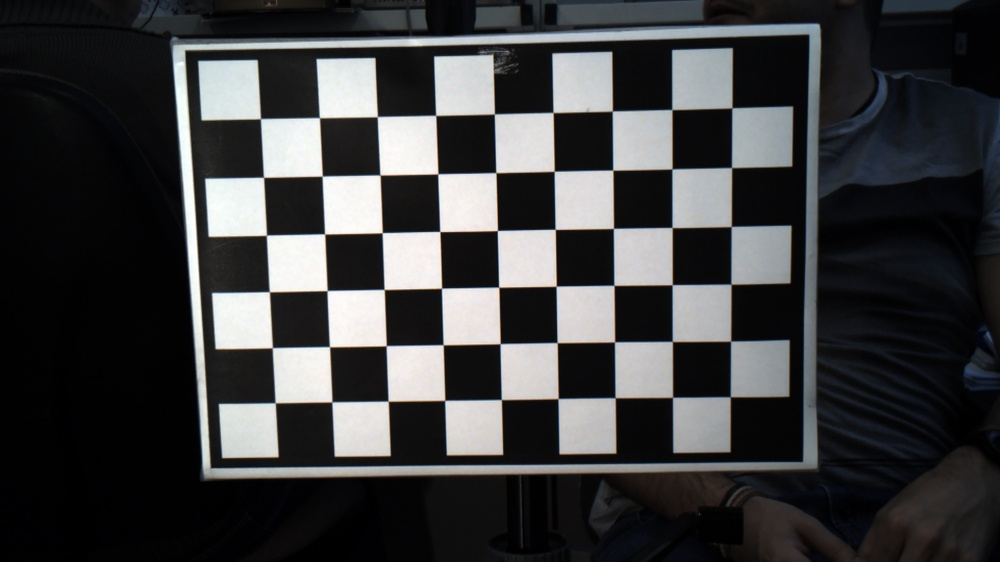
#> input picture Desarrollo_Software/Camera_array/images_calib/CAM0_01.jpg, 1000 x 562 px, shrunk from 1920 x 1080 before the run
$ python simple_cb.py ../images_calib/CAM0_01.jpg   (Python 2 division)
#> lines starting #> are read from the running program, lines starting #| are printed output that depends on the picture; after the words box and inside, x2 and y2 are one past the last pixel; in counts of white or black regions, pixels touching at a corner belong together
#> further down, img is the input picture: shape (562, 1000, 3); mean B, G, R 62.7, 61.7, 61.2
'''
This file is part of the University of la Laguna distribution.
Copyright (c) 2018 Ivan Rodriguez Mendez and Fernado Luis Rosa Gonzalez.

This program is free software: you can redistribute it and/or modify
it under the terms of the GNU General Public License as published by
the Free Software Foundation, version 3.

This program is distributed in the hope that it will be useful, but
WITHOUT ANY WARRANTY; without even the implied warranty of
MERCHANTABILITY or FITNESS FOR A PARTICULAR PURPOSE. See the GNU
General Public License for more details.

You should have received a copy of the GNU General Public License
along with this program. If not, see <http://www.gnu.org/licenses/>.
'''

import cv2
import math
import numpy as np
import sys

def apply_mask(matrix, mask, fill_value):
    masked = np.ma.array(matrix, mask=mask, fill_value=fill_value)
    return masked.filled()

def apply_threshold(matrix, low_value, high_value):
    low_mask = matrix < low_value
    matrix = apply_mask(matrix, low_mask, low_value)

    high_mask = matrix > high_value
    matrix = apply_mask(matrix, high_mask, high_value)

    return matrix

def simplest_cb(img, percent):
#> called with percent = 1
    assert img.shape[2] == 3
    assert percent > 0 and percent < 100

    half_percent = percent / 200.0

    channels = cv2.split(img)

    out_channels = []
    for channel in channels:
        assert len(channel.shape) == 2
        # find the low and high precentile values (based on the input percentile)
        height, width = channel.shape
        vec_size = width * height
        flat = channel.reshape(vec_size)

        assert len(flat.shape) == 1

        flat = np.sort(flat)

        n_cols = flat.shape[0]
        f = int(math.floor(n_cols * half_percent))
        low_val  = flat[f]
        high_val = flat[int(math.ceil( n_cols * (1.0 - half_percent)))]

        print "Lowval: ", low_val
        print "Highval: ", high_val

        # saturate below the low percentile and above the high percentile
        thresholded = apply_threshold(channel, low_val, high_val)
        # scale the channel
        normalized = cv2.normalize(thresholded, thresholded.copy(), 0, 255, cv2.NORM_MINMAX)
        out_channels.append(normalized)
#> this loop made 3 passes
#> high_val on passes 1 to 3: 248, 250, 250
#| Lowval:  0
#| Highval:  248
#| Lowval:  0
#| Highval:  250
#| Lowval:  0
#| Highval:  250
#> pass 1, in apply_mask, `masked = np.ma.array(matrix, mask=mask, fill_value=fill_value)`:
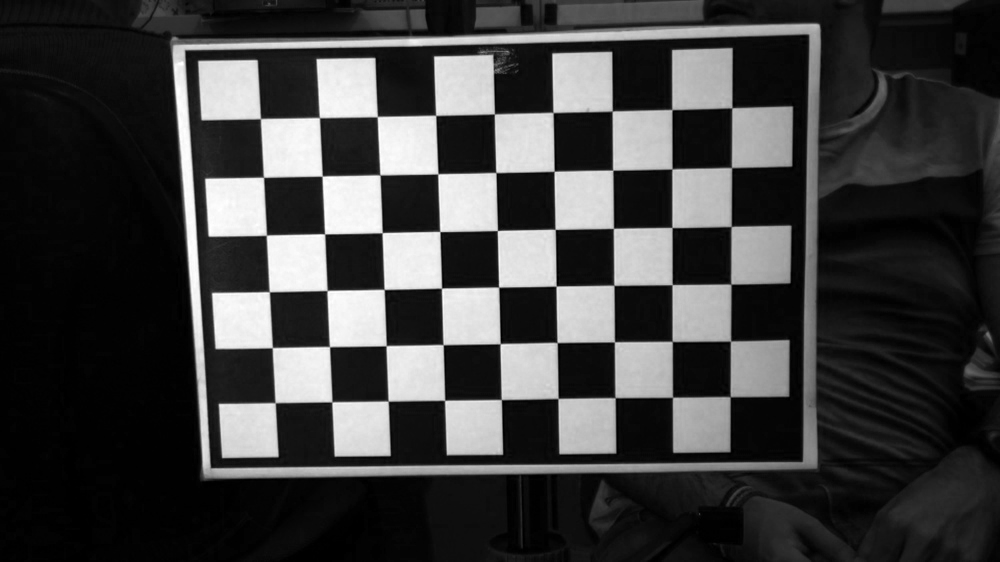
#> masked: shape (562, 1000); min 0, max 255, mean 62.7
#> pass 1, in apply_threshold, `high_mask = matrix > high_value`:
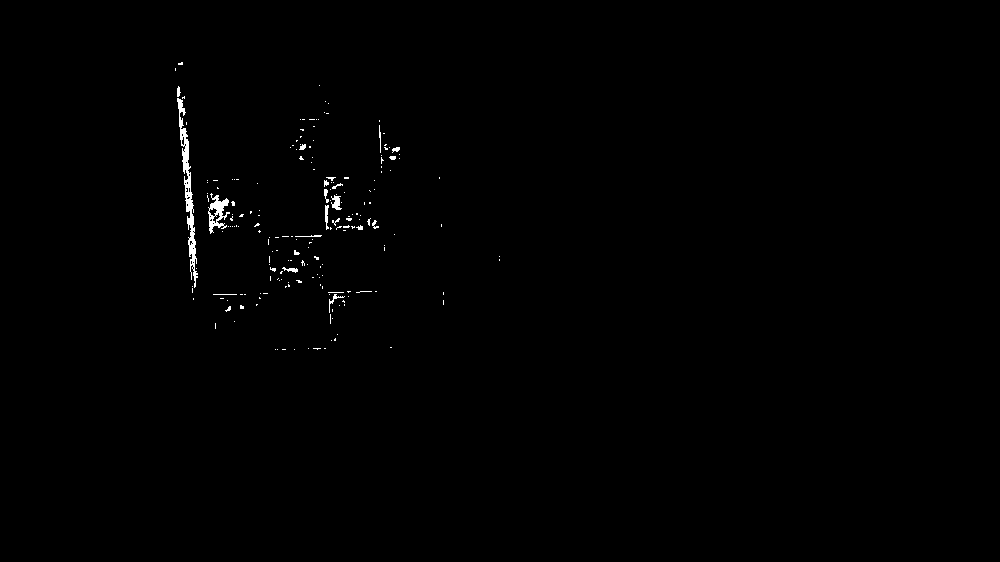
#> high_mask: shape (562, 1000) bool; 0.47% white; 196 white regions (175 under 20 px), largest, box (x1, y1, x2, y2) and area: (177, 98, 198, 288) 970, (208, 193, 230, 234) 386, (331, 195, 342, 210) 97
#> after the loop:
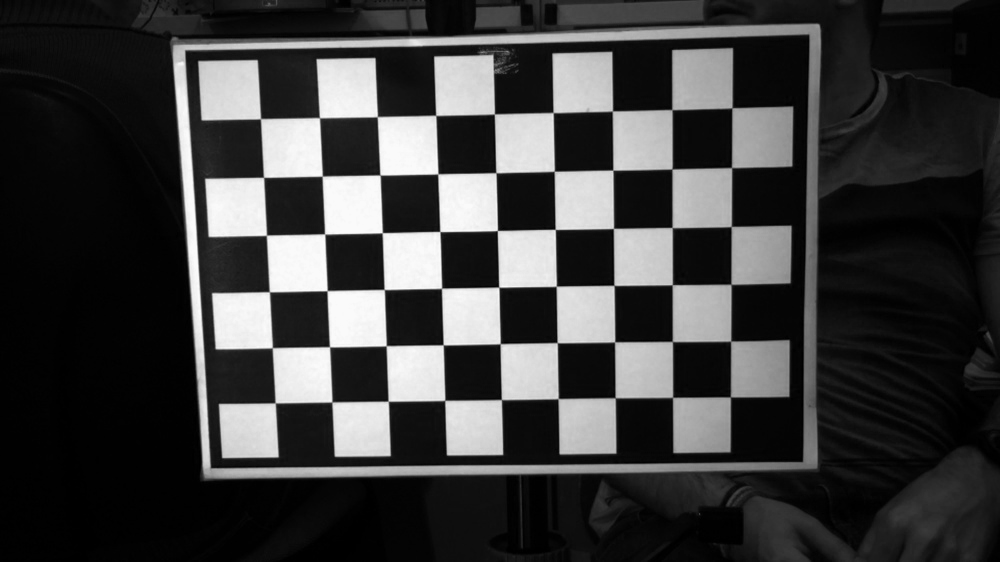
#> thresholded: shape (562, 1000); min 0, max 250, mean 61.2
#> after the loop, out_channels = 3 items

    return cv2.merge(out_channels)

if __name__ == '__main__':
    img = cv2.imread(sys.argv[1])
    out = simplest_cb(img, 1)
    cv2.imshow("before", img)
    cv2.imshow("after", out)
    cv2.waitKey(0)

$ run again, on Desarrollo_Software/Camera_array/images_calib/CAM0_04.jpg
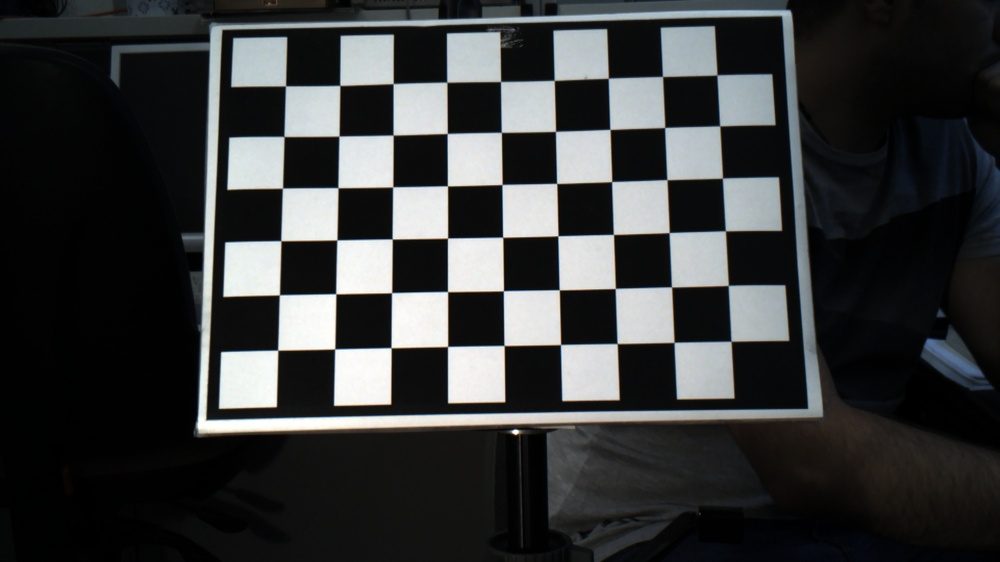
#> input picture Desarrollo_Software/Camera_array/images_calib/CAM0_04.jpg, 1000 x 562 px, shrunk from 1920 x 1080 before the run
#> img is the input picture: shape (562, 1000, 3); mean B, G, R 57.6, 57.2, 55.7
#> the loop in simplest_cb, `for channel in channels:` made 3 passes
#> high_val on passes 1 to 3: 248, 251, 251
#> (printed output is left out)
#> pass 1, in apply_threshold, `high_mask = matrix > high_value`:
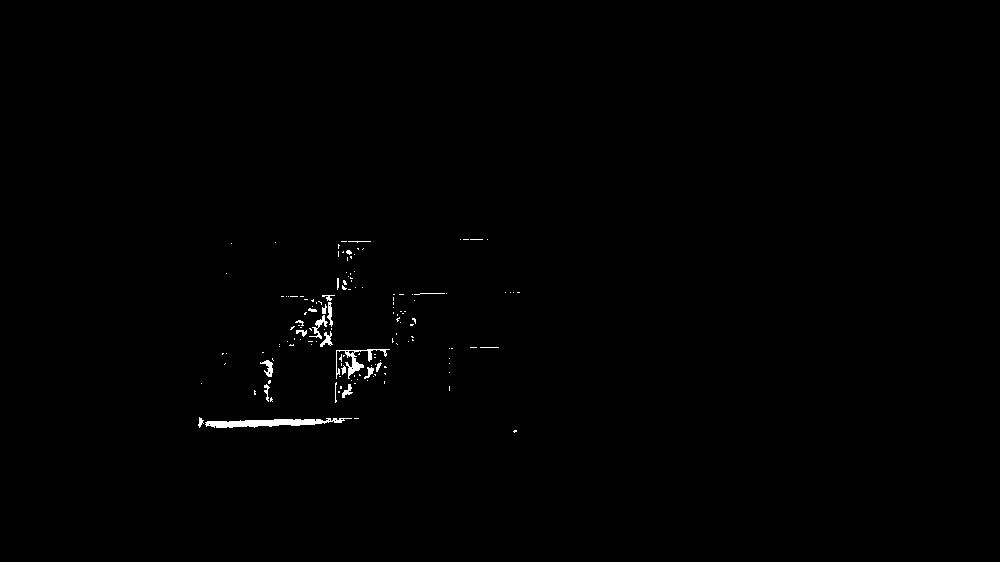
#> high_mask: shape (562, 1000) bool; 0.45% white; 144 white regions (122 under 20 px), largest, box (x1, y1, x2, y2) and area: (205, 418, 352, 428) 803, (336, 349, 390, 379) 363, (309, 315, 328, 339) 128
#> after the loop in simplest_cb, `for channel in channels:`:
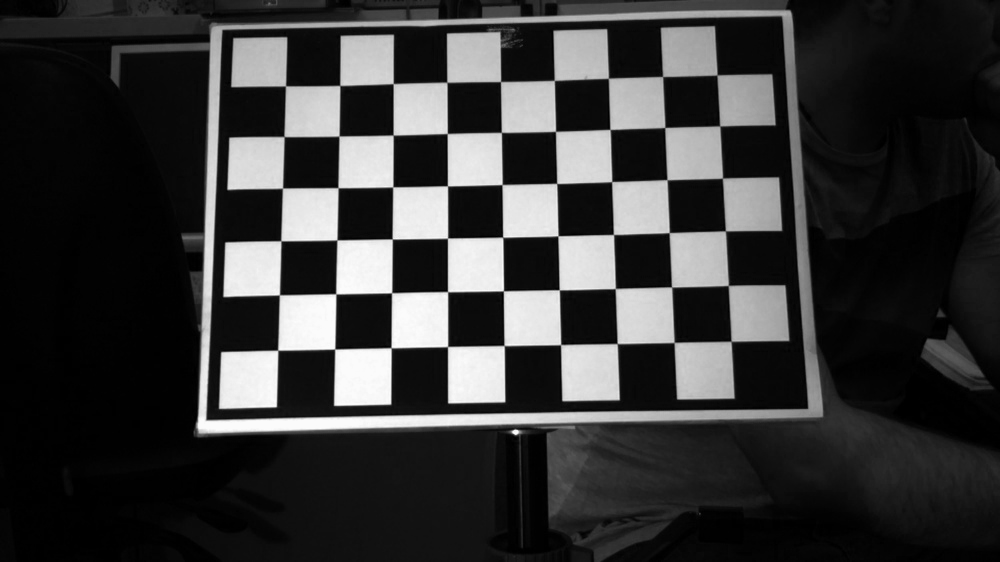
#> thresholded: shape (562, 1000); min 0, max 251, mean 55.7
#> after the loop in simplest_cb, `for channel in channels:`: out_channels = 3 items

$ run again, on Desarrollo_Software/Camera_array/images_calib/CAM0_08.jpg
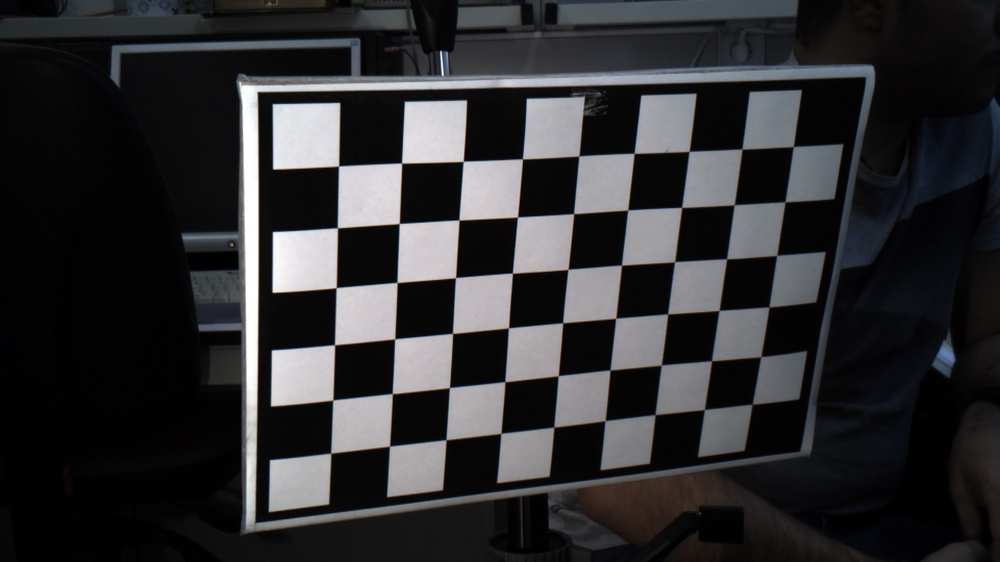
#> input picture Desarrollo_Software/Camera_array/images_calib/CAM0_08.jpg, 1000 x 562 px, shrunk from 1920 x 1080 before the run
#> img is the input picture: shape (562, 1000, 3); mean B, G, R 49.9, 47.9, 48
#> the loop in simplest_cb, `for channel in channels:` made 3 passes
#| Lowval:  0
#| Highval:  250
#| Lowval:  0
#| Highval:  251
#| Lowval:  0
#| Highval:  252
#> pass 1, in apply_threshold, `high_mask = matrix > high_value`:
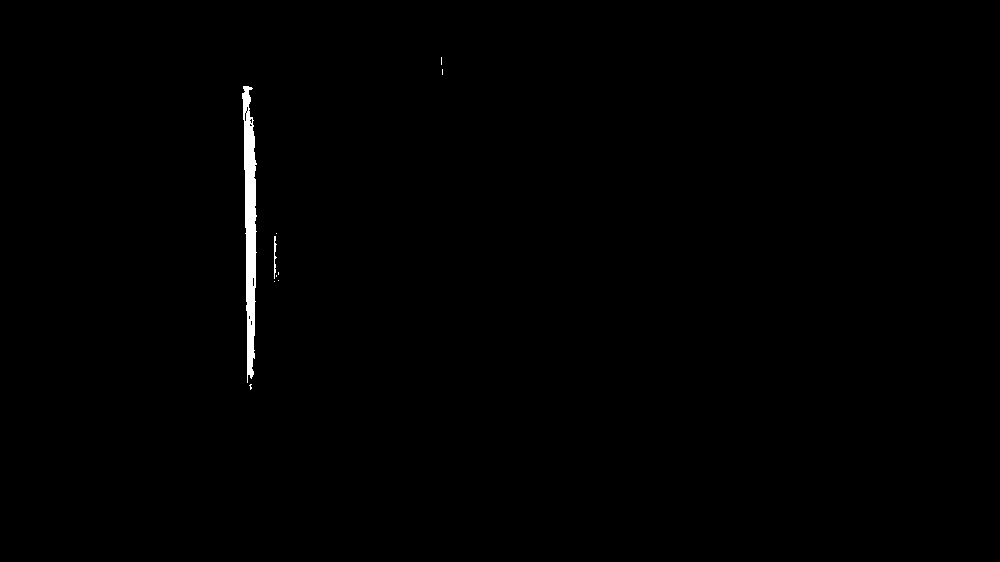
#> high_mask: shape (562, 1000) bool; 0.49% white; 10 white regions (8 under 20 px), largest, box (x1, y1, x2, y2) and area: (242, 86, 257, 383) 2661, (274, 236, 277, 279) 70
#> after the loop in simplest_cb, `for channel in channels:`:
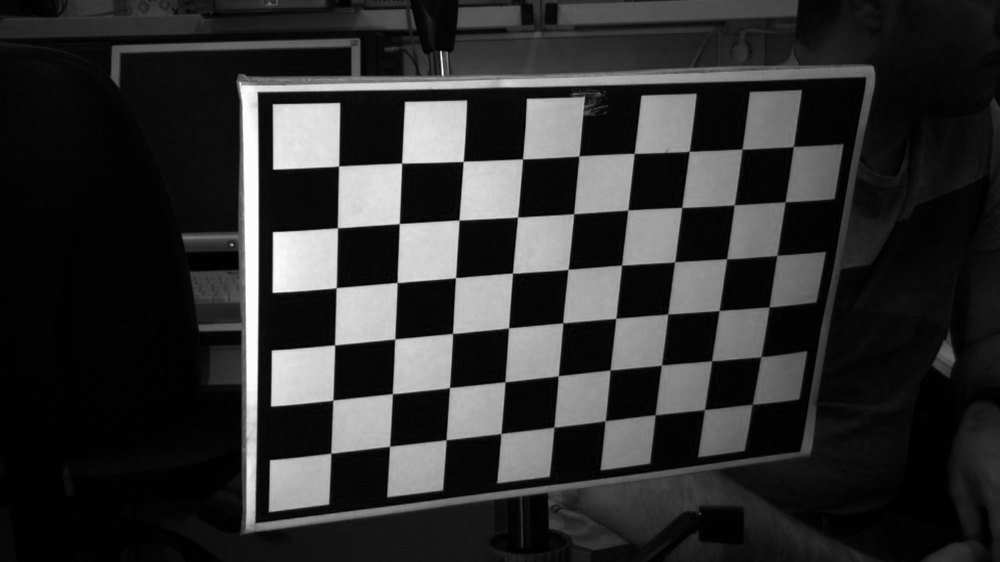
#> thresholded: shape (562, 1000); min 0, max 252, mean 48
#> after the loop in simplest_cb, `for channel in channels:`: out_channels = 3 items
